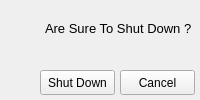
<?xml version="1.0" encoding="UTF-8"?>
<ui version="4.0">
 <class>MainWindow</class>
 <widget class="QMainWindow" name="MainWindow">
  <property name="geometry">
   <rect>
    <x>0</x>
    <y>0</y>
    <width>200</width>
    <height>100</height>
   </rect>
  </property>
  <property name="minimumSize">
   <size>
    <width>200</width>
    <height>100</height>
   </size>
  </property>
  <property name="maximumSize">
   <size>
    <width>200</width>
    <height>100</height>
   </size>
  </property>
  <property name="windowTitle">
   <string>Shut Down</string>
  </property>
  <property name="windowIcon">
   <iconset>
    <normaloff>../other/icon.ico</normaloff>../other/icon.ico</iconset>
  </property>
  <widget class="QWidget" name="centralwidget">
   <widget class="QLabel" name="label">
    <property name="geometry">
     <rect>
      <x>0</x>
      <y>10</y>
      <width>51</width>
      <height>41</height>
     </rect>
    </property>
    <property name="text">
     <string/>
    </property>
    <property name="pixmap">
     <pixmap>../other/left-image.png</pixmap>
    </property>
   </widget>
   <widget class="QLabel" name="label_2">
    <property name="geometry">
     <rect>
      <x>45</x>
      <y>20</y>
      <width>151</width>
      <height>16</height>
     </rect>
    </property>
    <property name="font">
     <font>
      <pointsize>10</pointsize>
      <italic>false</italic>
      <kerning>true</kerning>
     </font>
    </property>
    <property name="text">
     <string>Are Sure To Shut Down ?</string>
    </property>
   </widget>
   <widget class="QPushButton" name="cancel">
    <property name="geometry">
     <rect>
      <x>120</x>
      <y>70</y>
      <width>75</width>
      <height>25</height>
     </rect>
    </property>
    <property name="text">
     <string>Cancel</string>
    </property>
   </widget>
   <widget class="QPushButton" name="ok">
    <property name="geometry">
     <rect>
      <x>40</x>
      <y>70</y>
      <width>75</width>
      <height>25</height>
     </rect>
    </property>
    <property name="text">
     <string>Shut Down</string>
    </property>
   </widget>
  </widget>
 </widget>
 <resources/>
 <connections>
  <connection>
   <sender>cancel</sender>
   <signal>clicked()</signal>
   <receiver>MainWindow</receiver>
   <slot>close()</slot>
   <hints>
    <hint type="sourcelabel">
     <x>157</x>
     <y>82</y>
    </hint>
    <hint type="destinationlabel">
     <x>99</x>
     <y>49</y>
    </hint>
   </hints>
  </connection>
  <connection>
   <sender>ok</sender>
   <signal>clicked()</signal>
   <receiver>ok</receiver>
   <slot>deleteLater()</slot>
   <hints>
    <hint type="sourcelabel">
     <x>77</x>
     <y>82</y>
    </hint>
    <hint type="destinationlabel">
     <x>77</x>
     <y>82</y>
    </hint>
   </hints>
  </connection>
 </connections>
</ui>
